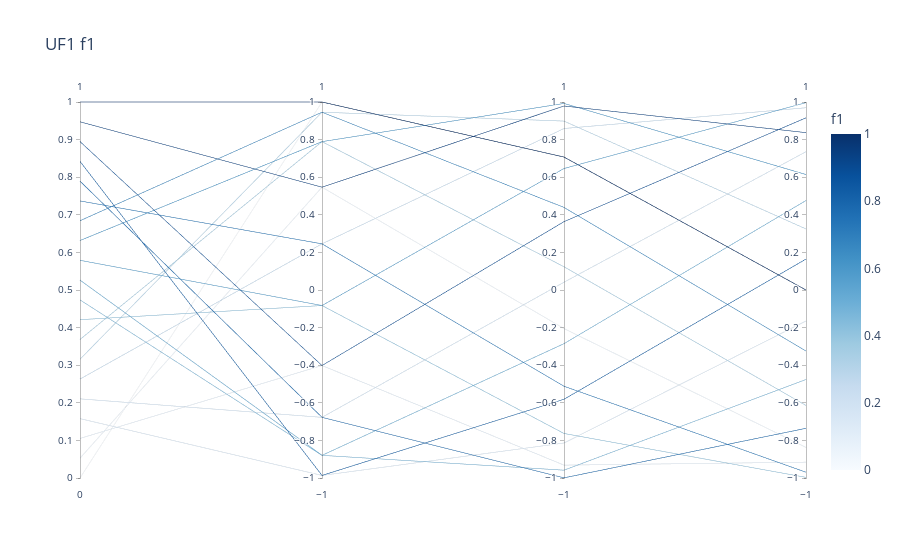
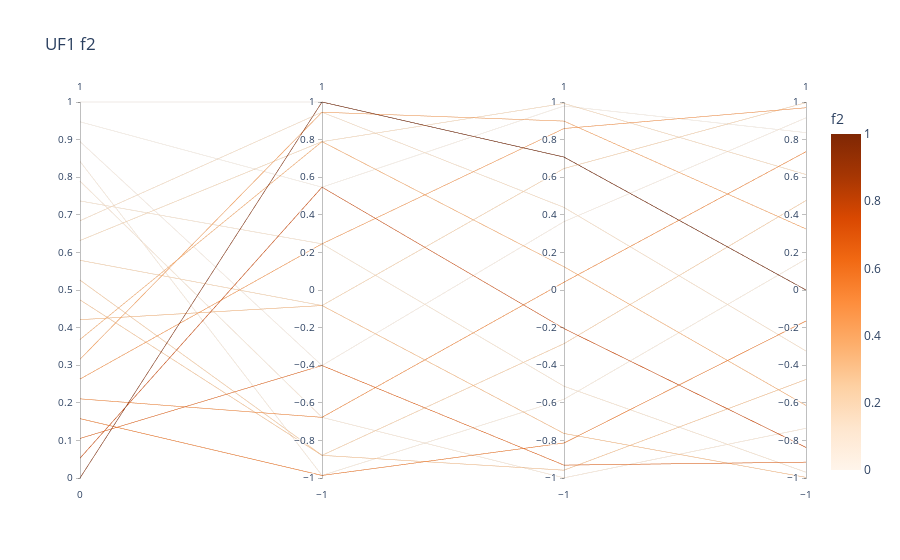

The notebook cell these images were saved under, in order:
### Markdown cell above
# Parallel Coordinate Plot Gene Values + Fitness (color)
This is to better see the connections between the genes.

### Code cell
import pandas as pd
import numpy as np

import plotly.graph_objects as go

def plot_parallel_coordinates(problem, problem_name, n_samples = 20):

        dimensions = ["g"+str(i) for i in range(problem.n_var)]
        objectives = ["f"+str(i+1) for i in range(problem.n_obj)]
        df_labels = dimensions + objectives

        ps = problem._calc_pareto_set(n_pareto_points=n_samples)
        pf = problem.evaluate(ps)
        df_data = np.concatenate((ps, pf), axis=1)
        df = pd.DataFrame(df_data, columns=df_labels)

        fitness_range_f1 = [df["f1"].min(), df["f1"].max()]
        fitness_range_f2 = [df["f2"].min(), df["f2"].max()]

        dimensions = list([ dict(range=[problem.xl[gene_id], problem.xu[gene_id]], values=df[dimensions[gene_id]]) for gene_id in range(problem.n_var) ])

        fig = go.Figure(
                data=go.Parcoords(
                        line=dict(
                                color=df['f1'],
                                colorbar=dict(
                                title='f1',
                                ),
                                colorscale='Blues',
                                cmin = fitness_range_f1[0],
                                cmax = fitness_range_f1[1]
                        ),
                        dimensions = dimensions,
                        name="f1",
                )
        )
        fig.update_layout(title=problem_name+" f1")
        fig.show()
        fig = go.Figure(
                data=go.Parcoords(
                        line=dict(
                                color=df['f2'],
                                colorbar=dict(
                                title='f2',
                                ),
                                colorscale='Oranges',
                                cmin = fitness_range_f2[0],
                                cmax = fitness_range_f2[1]
                        ),
                        dimensions = dimensions,
                        name="f2",
                )
        )
        fig.update_layout(title=problem_name+" f2")
        fig.show()

### Figure 1 — Plotly figure (JSON) as saved in the notebook; plotly's stock layout.template omitted (floating-point values rounded to 4 significant figures)
{"data": [{"dimensions": [{"range": [0, 1], "values": [0, 0.05263, 0.1053, 0.1579, 0.2105, 0.2632, 0.3158, 0.3684, 0.4211, 0.4737, 0.5263, 0.5789, 0.6316, 0.6842, 0.7368, 0.7895, 0.8421, 0.8947, 0.9474, 1]}, {"range": [-1, 1], "values": [1, 0.5469, -0.4017, -0.9864, -0.6773, 0.2455, 0.9458, 0.7891, -0.08258, -0.8795, -0.8795, -0.08258, 0.7891, 0.9458, 0.2455, -0.6773, -0.9864, -0.4017, 0.5469, 1]}, {"range": [-1, 1], "values": [0.7071, -0.2052, -0.9316, -0.8138, 0.04132, 0.8591, 0.8984, 0.1237, -0.7631, -0.9584, -0.2853, 0.6463, 0.9923, 0.4392, -0.5119, -0.9991, -0.5811, 0.3635, 0.9787, 0.7071]}, {"range": [-1, 1], "values": [1.225e-16, -0.8372, -0.9158, -0.1646, 0.7357, 0.9694, 0.3247, -0.6142, -0.9966, -0.4759, 0.4759, 0.9966, 0.6142, -0.3247, -0.9694, -0.7357, 0.1646, 0.9158, 0.8372, 8.573e-16]}], "line": {"cmax": 1, "cmin": 0, "color": [0, 0.05263, 0.1053, 0.1579, 0.2105, 0.2632, 0.3158, 0.3684, 0.4211, 0.4737, 0.5263, 0.5789, 0.6316, 0.6842, 0.7368, 0.7895, 0.8421, 0.8947, 0.9474, 1], "colorbar": {"title": {"text": "f1"}}, "colorscale": [[0, "rgb(247,251,255)"], [0.125, "rgb(222,235,247)"], [0.25, "rgb(198,219,239)"], [0.375, "rgb(158,202,225)"], [0.5, "rgb(107,174,214)"], [0.625, "rgb(66,146,198)"], [0.75, "rgb(33,113,181)"], [0.875, "rgb(8,81,156)"], [1, "rgb(8,48,107)"]]}, "name": "f1", "type": "parcoords"}], "layout": {"title": {"text": "UF1 f1"}}}

### Figure 2 — Plotly figure (JSON) as saved in the notebook; plotly's stock layout.template omitted (floating-point values rounded to 4 significant figures)
{"data": [{"dimensions": [{"range": [0, 1], "values": [0, 0.05263, 0.1053, 0.1579, 0.2105, 0.2632, 0.3158, 0.3684, 0.4211, 0.4737, 0.5263, 0.5789, 0.6316, 0.6842, 0.7368, 0.7895, 0.8421, 0.8947, 0.9474, 1]}, {"range": [-1, 1], "values": [1, 0.5469, -0.4017, -0.9864, -0.6773, 0.2455, 0.9458, 0.7891, -0.08258, -0.8795, -0.8795, -0.08258, 0.7891, 0.9458, 0.2455, -0.6773, -0.9864, -0.4017, 0.5469, 1]}, {"range": [-1, 1], "values": [0.7071, -0.2052, -0.9316, -0.8138, 0.04132, 0.8591, 0.8984, 0.1237, -0.7631, -0.9584, -0.2853, 0.6463, 0.9923, 0.4392, -0.5119, -0.9991, -0.5811, 0.3635, 0.9787, 0.7071]}, {"range": [-1, 1], "values": [1.225e-16, -0.8372, -0.9158, -0.1646, 0.7357, 0.9694, 0.3247, -0.6142, -0.9966, -0.4759, 0.4759, 0.9966, 0.6142, -0.3247, -0.9694, -0.7357, 0.1646, 0.9158, 0.8372, 8.573e-16]}], "line": {"cmax": 1, "cmin": 0, "color": [1, 0.7706, 0.6756, 0.6026, 0.5412, 0.487, 0.438, 0.393, 0.3511, 0.3118, 0.2745, 0.2391, 0.2053, 0.1728, 0.1416, 0.1115, 0.08234, 0.05409, 0.02667, 0], "colorbar": {"title": {"text": "f2"}}, "colorscale": [[0, "rgb(255,245,235)"], [0.125, "rgb(254,230,206)"], [0.25, "rgb(253,208,162)"], [0.375, "rgb(253,174,107)"], [0.5, "rgb(253,141,60)"], [0.625, "rgb(241,105,19)"], [0.75, "rgb(217,72,1)"], [0.875, "rgb(166,54,3)"], [1, "rgb(127,39,4)"]]}, "name": "f2", "type": "parcoords"}], "layout": {"title": {"text": "UF1 f2"}}}
